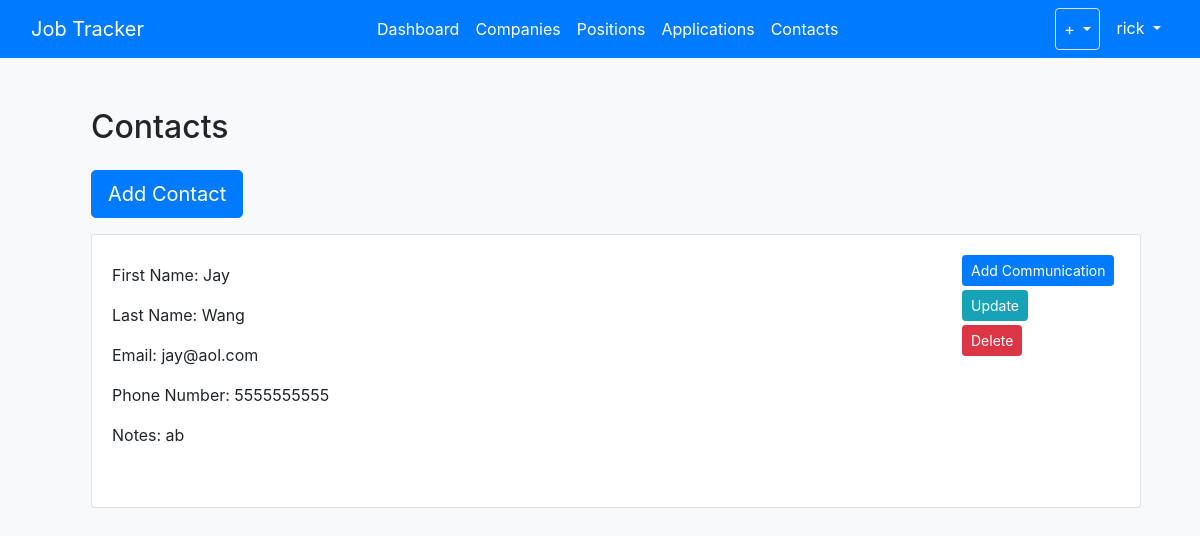
Page /contacts/ (signed in) on the committed database.
### jobs/models.py (models this page shows, shortened)
class Contact(models.Model):
	user = models.ForeignKey(
		User,
		on_delete=models.CASCADE,
		default=1
		)
	first_name = models.CharField(max_length=100)
	last_name = models.CharField(max_length=100)
	email = models.EmailField(null=True, blank=True, max_length=128)
	phone_number = models.IntegerField(null=True, blank=True)
	notes = models.TextField(null=True, blank=True)

### jobs/views.py (the view)
# urls.py: path('contacts/', ContactListView.as_view(), name='jobs-contacts'),
class ContactListView(LoginRequiredMixin, ListView):
    model = Contact
    template_name = 'jobs/contacts.html'
    context_object_name = 'contacts'

### jobs/templates/jobs/contacts.html (shortened to what this page needs)
{% extends "jobs/base.html" %}
{% block content %}
<div class="container h-100 mt-5">
    <div class="container ml-3">
        <div class="row mt-3">
            <div class="col-md-auto">
                <h2>Contacts</h2>
            </div>
        </div>
        <div class="row mt-3">
            <div class="col-md-auto">
                <button type="button" class="btn btn-primary btn-lg" onclick="location.href='/contacts/new'">Add Contact</button>
            </div>
        </div>
    </div>
    <div class="container positions mt-3 ml-3 mb-5">
        {% for contact in contacts %}
        <div class="card mb-3">
            <div class="card-body">
                <div class="row">
                    <div class="col-md-10">
                        <p>First Name: {{ contact.first_name }}</p>
                        <p>Last Name: {{ contact.last_name }}</p>
                        <p>Email: {{ contact.email }}</p>
                        <p>Phone Number: {{ contact.phone_number }}</p>
                        <p>Notes: {{ contact.notes }}</p></br>
                    </div>
                    <div class="col-md-2 align-content-stretch">
                        <div class="row mb-1">
                            <a class="btn btn-sm btn-primary" href="{% url 'jobs-new-communication' %}">Add Communication</a>
                        </div>
                        <div class="row mb-1">
                            <a class="btn btn-sm btn-info" href="{% url 'jobs-update-contact' contact.id %}"> Update</a>
                        </div>
                        <div class="row mb-1">
                            <a class="btn btn-sm btn-danger" href="{% url 'jobs-delete-contact' contact.id %}"> Delete</a>
                        </div>
                    </div>
                </div>
            </div>
        </div>
        {% endfor %}
    </div>
</div>
{% endblock content %}

### jobs/templates/jobs/base.html (shortened to what this page needs)
{% load static %}
<!DOCTYPE html>
<html>
<head>
    <link rel="stylesheet" href="https://cdn.jsdelivr.net/npm/bootstrap@4.5.3/dist/css/bootstrap.min.css">
    <link rel="stylesheet" type="text/css" href="{% static 'jobs/style.css' %}">
</head>
<body class="h-100 bg-light">
	<nav class="navbar navbar-expand-lg navbar-dark bg-primary fixed-top">
		<div class="container-fluid">
			<a class="navbar-brand" href="/">Job Tracker</a>
			<div class="collapse navbar-collapse" id="expandMenu">
				<ul class="navbar-nav mr-auto">
					{% if request.user.is_authenticated %}
					<li class="nav-item">
						<a class="nav-link active" aria-current="page" href="/">Dashboard</a>
					</li>
					<li class="nav-item">
						<a class="nav-link active" href="{% url 'jobs-companies' %}">Companies</a>
					</li>
					<li class="nav-item">
						<a class="nav-link active" href="{% url 'jobs-list-positions' %}">Positions</a>
					</li>
					<li class="nav-item">
						<a class="nav-link active" href="{% url 'jobs-list-applications' %}">Applications</a>
					</li>
					<li class="nav-item">
						<a class="nav-link active" href="/contacts">Contacts</a>
					</li>
					{% endif %}
				</ul>
				<ul class="navbar-nav">
					{% if request.user.is_authenticated %}
					<li class="dropdown border rounded">
						<a class="nav-link active dropdown-toggle" href="#" id="navbarDropdownMenuLink" role="button" data-bs-toggle="dropdown" aria-expanded="false"> + </a>
					</li>
					<li class="dropdown ml-2">
						<a class="nav-link active dropdown-toggle" href="#" id="navbarDropdownMenuLink" role="button" data-bs-toggle="dropdown" aria-expanded="false"> {{ request.user.username }} </a>
					</li>
					{% endif %}
				</ul>
			</div>
		</div>
	</nav>
	<div class="container bg-light rounded">
		{% block content %}{% endblock %}
	</div>
</body>
</html>

### jobs/static/jobs/style.css (style rules this page uses)
body { padding-top: 60px; }

### rows in the picture
Contact: first_name "Jay", last_name "Wang", email "jay@aol.com", phone_number "5555555555", notes "ab"

### other values in the picture
{{ request.user.username }} "rick"
